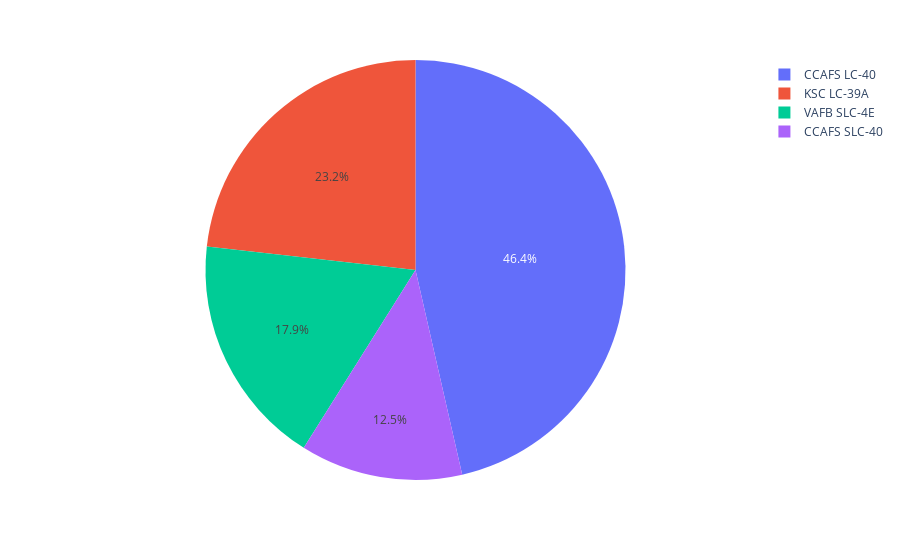

The notebook cell this image was saved under:
### Code cell
px.pie(avg_class,values='Launch Site',names='index')

### Figure 1 — Plotly figure (JSON) as saved in the notebook; plotly's stock layout.template omitted (floating-point values rounded to 4 significant figures)
{"data": [{"domain": {"x": [0, 1], "y": [0, 1]}, "hovertemplate": "index=%{label}<br>Launch Site=%{value}<extra></extra>", "labels": ["CCAFS LC-40", "KSC LC-39A", "VAFB SLC-4E", "CCAFS SLC-40"], "legendgroup": "", "name": "", "showlegend": true, "type": "pie", "values": [26, 13, 10, 7]}], "layout": {"autosize": true, "legend": {"tracegroupgap": 0}, "margin": {"t": 60}}}
